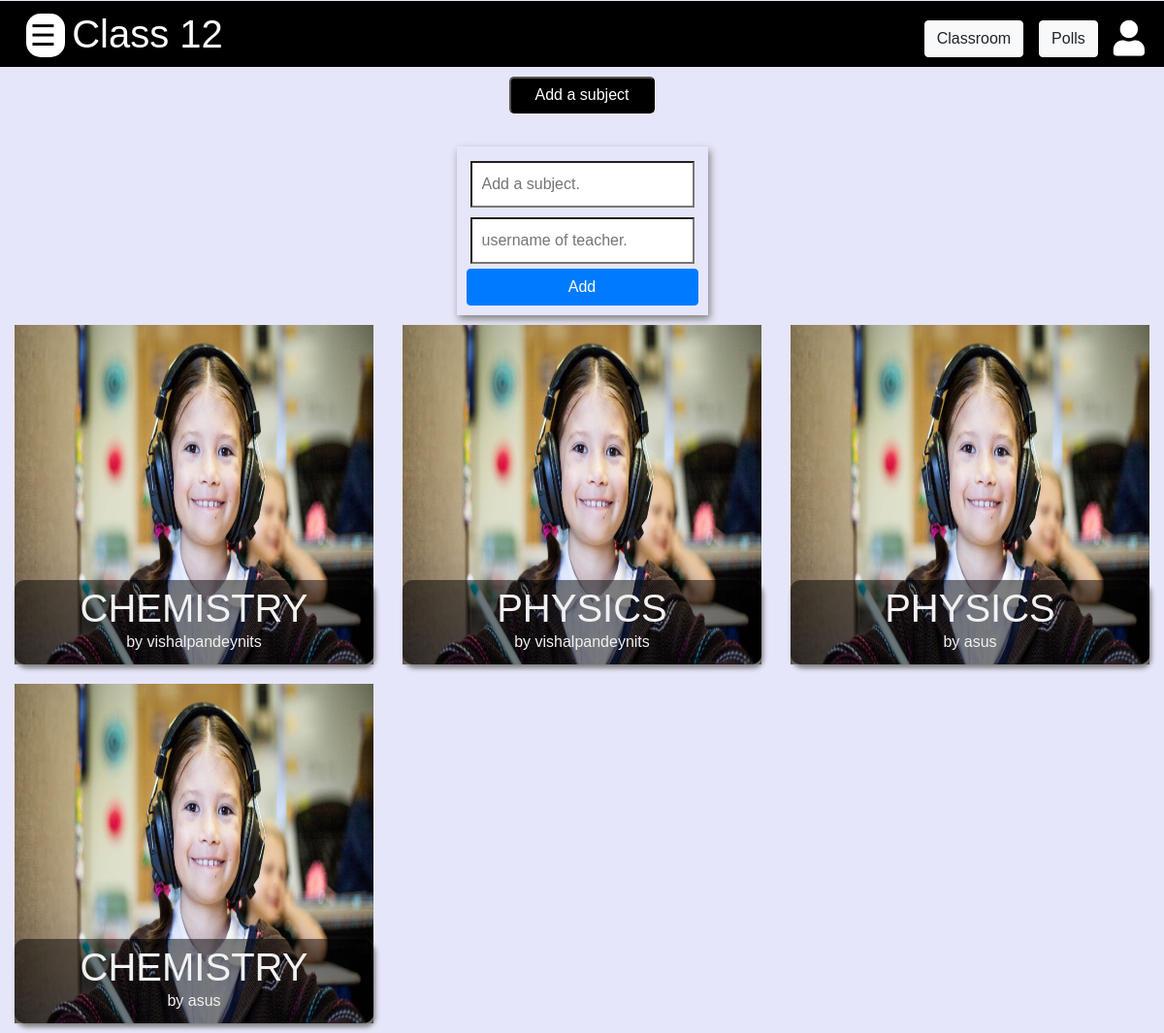
The app's page /guru/8RZv9BS9l9U/ (signed in) with its own data.
### basic/models.py (models this page shows, shortened)
class Classroom(models.Model):
	created_by = models.ForeignKey(User, on_delete = models.CASCADE,related_name='created_by')
	members = models.ManyToManyField(User)
	teacher = models.ManyToManyField(User, related_name='classroom_teachers')
	special_permissions = models.ManyToManyField(User, related_name= "special_permissions")
	pending_members = models.ManyToManyField(User,related_name='pending_members')
	classroom_pic = models.ImageField(default="classroom.jpg",upload_to="classrooms/",null=True)
	class_name = models.CharField(max_length = 100)
	description = models.TextField(null=True, blank=True)
	created_on = models.DateTimeField(auto_now_add=True)
	unique_id = models.CharField(max_length=16,unique=True)
	need_permission = models.BooleanField(default=True)

class Subject(models.Model):
	classroom = models.ForeignKey(Classroom, on_delete = models.CASCADE)
	subject_name = models.CharField(max_length=50)
	teacher = models.ForeignKey(User,on_delete=models.CASCADE,related_name="teacher")
	upload_permission = models.ManyToManyField(User,related_name="upload_permitted")
	subject_pic = models.ImageField(upload_to="subject_content/")
	description = models.TextField(max_length=150)
	def __str__(self):
		return self.subject_name

### basic/views.py (the view)
# urls.py: path('guru/<unique_id>/',subjects,name="subjects"),
@login_required
def subjects(request, unique_id, form = None):
    classroom = Classroom.objects.get(unique_id=unique_id)
    if member_check(request.user,classroom):
        members = classroom.members.all()
        subjects = Subject.objects.all().filter(classroom=classroom)
        subject_teacher_check = Classroom.objects.filter(teacher=request.user).exists()
        admin_check = classroom.special_permissions.filter(username = request.user.username).exists()
        classes = Classroom.objects.all().filter(members=request.user)
        is_teacher = subject_teacher_check or admin_check
        if admin_check:
            if request.method=="POST":
                form = SubjectForm(request.POST)
                if form.is_valid():
                    subject=form.save(commit=False)
                    subject.classroom=classroom
                    try:
                        teacher = User.objects.get(username=request.POST.get('teacher'))
                        if not teacher and not members.filter(username=teacher.username).exists():
                            messages.add_message(request,messages.WARNING,"This user is not a member of this class. Tell him to join this classroom first.")
                        else:
                            subject.teacher = teacher
                            subject.save()
                            subject.upload_permission.add(teacher)
                            messages.add_message(request,messages.INFO,"Subject added")
                            classroom.teacher.add(teacher)
                            return redirect(f'/guru/{unique_id}/')
                    except User.DoesNotExist:
                        messages.add_message(request,messages.WARNING,"No such User exists.")
            else:
                form = SubjectForm()
        params = {
            'subjects':subjects,
            'form':form,
            'classroom':classroom,
            'is_teacher':is_teacher,
            'classes':classes
            }
        return render(request,'subjects.html',params)

### basic/forms.py
class SubjectForm(forms.ModelForm):
	class Meta:
		model = Subject
		fields = ['subject_name']

### basic/views.py (called while the page is built)
def member_check(user,classroom):
    member = classroom.members.all().filter(username=user.username)
    if member:
        return True
    raise Http404()

### templates/subjects.html (shortened to what this page needs)
{% extends 'base.html' %}
{% load static %}
{% load crispy_forms_tags %}
{% block content %}
<div>
	{% include 'navigation.html' %}
	<div id="vue-container" class="container-fluid">
		<div style="display:flex;justify-content: center;">
			<center> <button @click="addSubject" id="add-subject-btn"> Add a subject</button><center><br>
			{% if form %}
				<div v-if="addform" id="subject-add-form">
				<form  action="/guru/{{classroom.unique_id}}/"
					method="POST" enctype="multipart/form-data">
					<input type="text" name="subject_name" placeholder="Add a subject."
						 maxlength="50" required id="id_subject_name"><br>
					<input type="text" name="teacher" placeholder="username of teacher."><br>
					<button class="btn btn-block btn-primary" type="submit">Add </button>
				</form>
				</div>
			{% endif %}
		</div>
		<div v-if="subjects" class="row">
			{% for subject in subjects %}
			<div class="col-xs-12 col-md-6 col-lg-4">
				<a class="text-center" style="color:white;"
								href="{% url 'resources' classroom.unique_id subject.id  %}">
				<div class="subject-container">
				  <img src="/media/bga.jpg" alt="Notebook" style="width:100%;height:350px;">
				  <div class="content">
					    <h1>{{ subject|upper }}</h1>
					    <p>by {{subject.teacher }}</p>
				  </div>
				</div>
				</a>
			</div>
			{% endfor %}
		</div>
	</div>
</div>
{% endblock %}

### templates/navigation.html (shortened to what this page needs)
<div class="row" >
    <div class="col-12">
      <div style="background:black;" class="p-1">
        <span class="pl-1 ml-2" id="openNav" onclick="openNav()">
          &#9776;
        </span>
        <span style="font-size:2.5em;color:white;">
          &nbsp; {{ classroom.class_name }}
        </span>
        <a style="color:white;font-size:2.3em;"  class="float-right mx-2 mt-2" href="{% url 'profile' user.username %}">
          <i class="fas fa-user mr-2"></i>
        </a>
        <a class="btn btn-light float-right mx-2 mt-3" href="{% url 'polls' classroom.unique_id %}">Polls</a>
        <a class="btn btn-light float-right mx-2 mt-3" href="/classroom/{{classroom.unique_id}}/">
          Classroom
        </a>
      </div>
    </div>
</div>

### static/css/home.css (style rules this page uses)
html * { font-family: 'Montserrat', sans-serif; scroll-behavior: smooth; }
#openNav { background:black; color:white; font-size:30px; cursor:pointer; width:40px; border-radius:15px; border-color:white; display: inline; float:left; position:relative; top:9px; left:15px; background:white; color:black; }

### static/css/listpage.css (style rules this page uses)
.content { background:#F8F8FF; margin-top:12px; padding: 20px; box-shadow: 2px 4px 5px grey; border-radius: 10px; }
a:link { text-decoration: none; }

### templates/subjects.html (style rules this page uses)
#subject-add-form { padding:10px; box-shadow:2px 4px 8px grey; }
#subject-add-form input { padding:10px; background:white; margin:5px 4px; }
#add-subject-btn { width:150px; color:white; border-radius:5px; background:black; text-align:center; padding:5px 10px; margin:10px 0px; }
* { box-sizing: border-box; }
.subject-container { position: relative; max-width: 800px; margin: 10px auto; line-height: 5px; }
.subject-container img { vertical-align: middle; }
.subject-container .content { position: absolute; bottom: 0; background: rgba(0, 0, 0, 0.5); color: #f1f1f1; width: 100%; padding: 5px; }

### records on screen
Classroom: class_name "Class 12"
Subject: subject_name "CHEMISTRY", teacher "vishalpandeynits"
Subject: subject_name "PHYSICS", teacher "vishalpandeynits"
Subject: subject_name "PHYSICS", teacher "asus"
Subject: subject_name "CHEMISTRY", teacher "asus"
